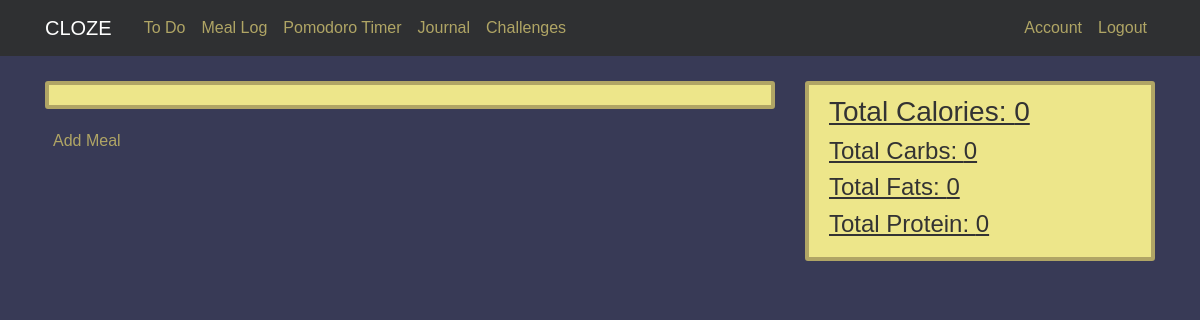
The app's page /meal-log (signed in), older data.
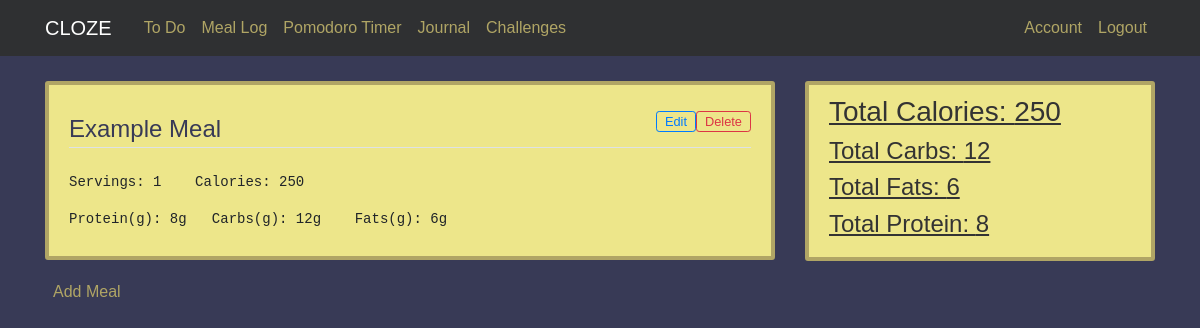
The same page, newer data.
### cloze/models.py (models this page shows)
class Meal(db.Model):
    id = db.Column(db.Integer, primary_key=True)
    food = db.Column(db.String(128), index=True, nullable=False)
    servings = db.Column(db.Integer, index=True)
    calories = db.Column(db.Integer, index=True)
    protein = db.Column(db.Integer, index=True)
    carbs = db.Column(db.Integer, index=True)
    fats = db.Column(db.Integer, index=True)
    user_id = db.Column(db.Integer, db.ForeignKey('user.id'), nullable=False)

### cloze/routes.py (the view)
@app.route('/meal-log', methods=['GET'])
@login_required
def mealLog():
    meals = db.session.query(Meal).filter_by(owner=current_user)
    return render_template('mealLog.html', title = 'Meal Log', meals = meals, totCal=getTotals("calories", current_user), totFat=getTotals("fat", current_user), totProtein=getTotals("protein", current_user), totCarbs=getTotals("carbs", current_user))

### cloze/mealLog.py (called while the page is built)
def getTotals(type, owner):
    if(type == "calories"):
        return getTotalCalories(owner)
    if(type == "fat"):
        return getTotalFat(owner)
    if(type == "carbs"):
        return getTotalCarbs(owner)
    if(type == "protein"):
        return getTotalProtein(owner)

def getTotalCalories(owner):
    mealList = db.session.query(Meal).filter_by(owner=owner)
    totalCalories = 0
    for meal in mealList:
        totalCalories += (meal.calories * meal.servings)
    return totalCalories

def getTotalFat(owner):
    mealList = db.session.query(Meal).filter_by(owner=owner)
    totalFat = 0
    for meal in mealList:
        totalFat += (meal.fats * meal.servings)
    return totalFat

def getTotalCarbs(owner):
    mealList = db.session.query(Meal).filter_by(owner=owner)
    totalCarbs = 0
    for meal in mealList:
        totalCarbs += (meal.carbs * meal.servings)
    return totalCarbs

def getTotalProtein(owner):
    mealList = db.session.query(Meal).filter_by(owner=owner)
    totalProtein = 0
    for meal in mealList:
        totalProtein += (meal.protein * meal.servings)
    return totalProtein

### cloze/models.py (called while the page is built)
@login_manager.user_loader
def load_user(userId):
    return User.query.get(int(userId))

### cloze/Templates/mealLog.html
{% extends "layout.html" %}
{% block content %}
<div class="col-md-8">
    <div class="content-section">
    {% for meal in meals %}
        <div class="">
            <form action="{{ url_for('delete_meal', id=meal.id) }}" method="POST" >
                <input align="right" class="btn btn-sm btn-outline-danger py-0" style="float: right; font-size: 0.8em;" type="submit" value="Delete">
            </form>
            <form action="{{ url_for('edit_meal', id=meal.id) }}" method="POST" >
                <input align="right" class="btn btn-sm btn-outline-primary py-0" style="float: right; font-size: 0.8em;" type="submit" value="Edit">
            </form>
            <legend class="border-bottom mb-4 text-navy">{{meal.food}}</legend>
            <p><pre class="tab">Servings: {{meal.servings}}    Calories: {{meal.calories}}</pre></p>
            <p><pre class="tab">Protein(g): {{meal.protein}}g   Carbs(g): {{meal.carbs}}g    Fats(g): {{meal.fats}}g</pre></p>
        </div>
    {% endfor %}
    </div>
    <a class="ml-2" href="{{ url_for('mealLogAdd') }}">Add Meal</a>
</div>
<div class="col-md-4">
    <div style="text-decoration: underline;" class="content-section">
        <h3>Total Calories: {{totCal}}</h3>
        <h4>Total Carbs: {{totCarbs}}</h4>
        <h4>Total Fats: {{totFat}}</h4>
        <h4>Total Protein: {{totProtein}}</h4>
    </div>
</div>
{% endblock content %}

Row changes from the older to the newer data that the page shows:
added Meal: food "Example Meal", servings "1", calories "250", protein "8", carbs "12", fats "6"
Text that changed along with them:
{{ totCal }}: "0" → "250"
{{ totCarbs }}: "0" → "12"
{{ totFat }}: "0" → "6"
{{ totProtein }}: "0" → "8"
